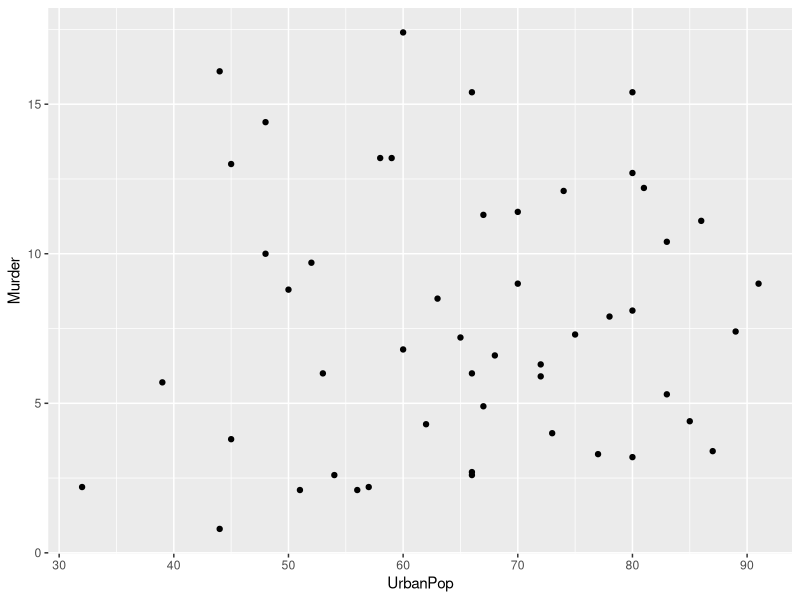
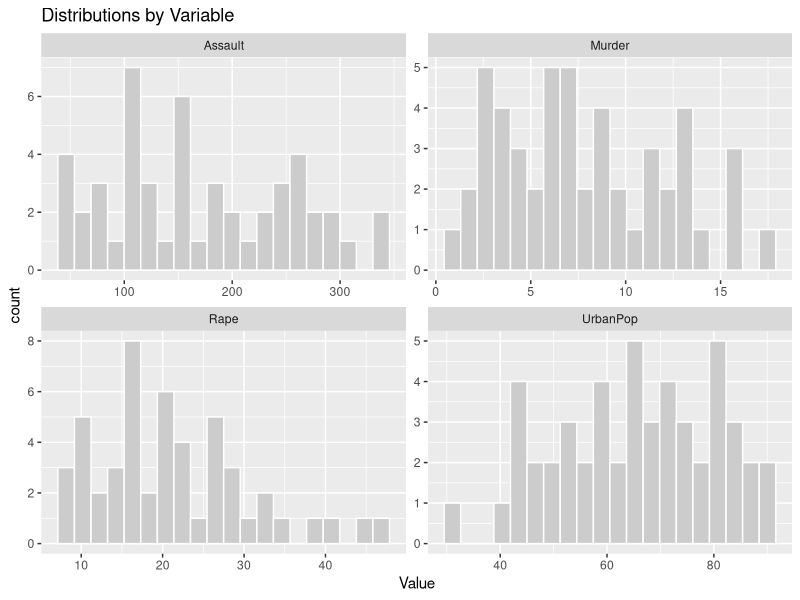
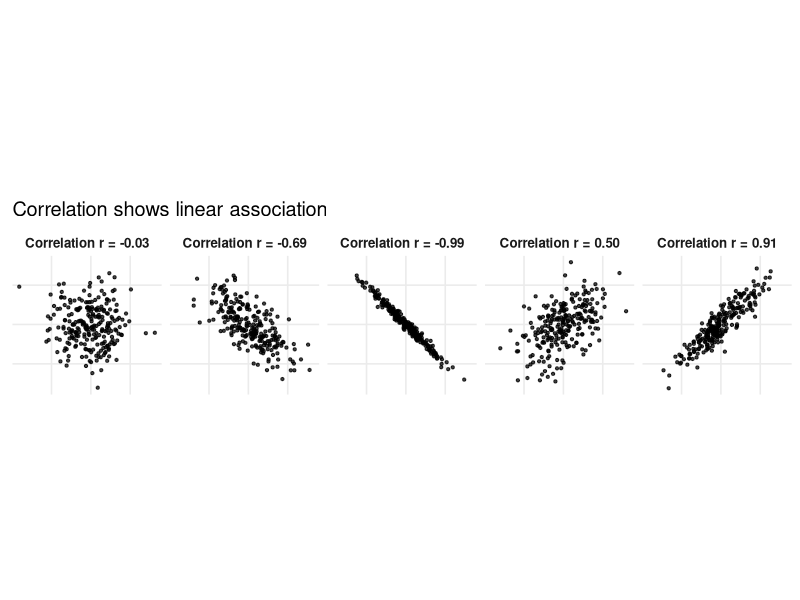
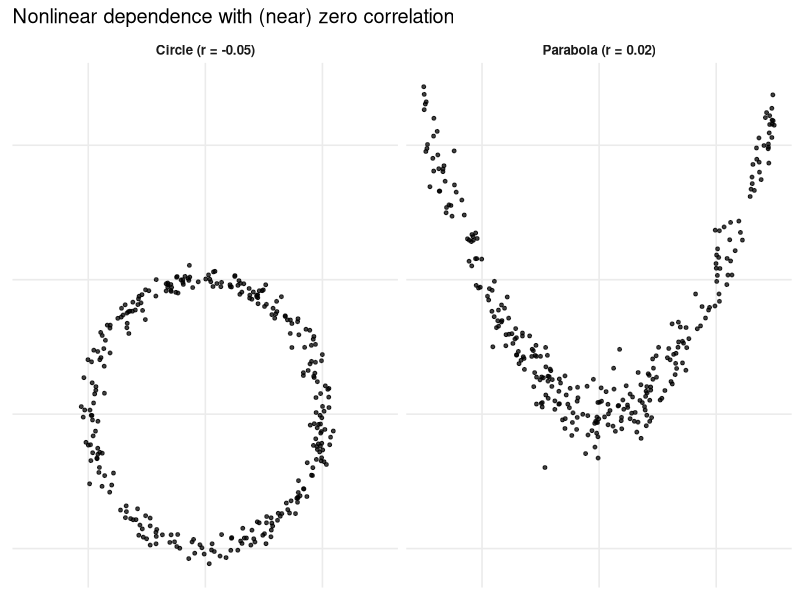
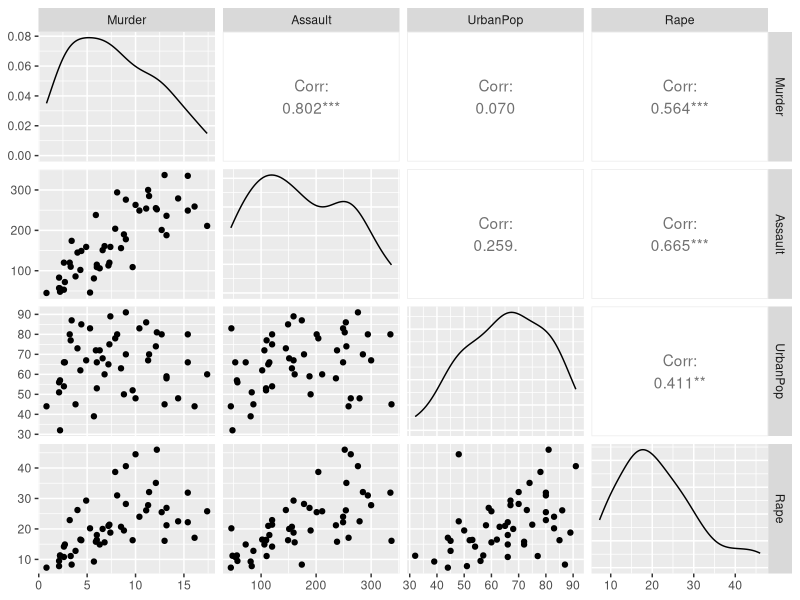
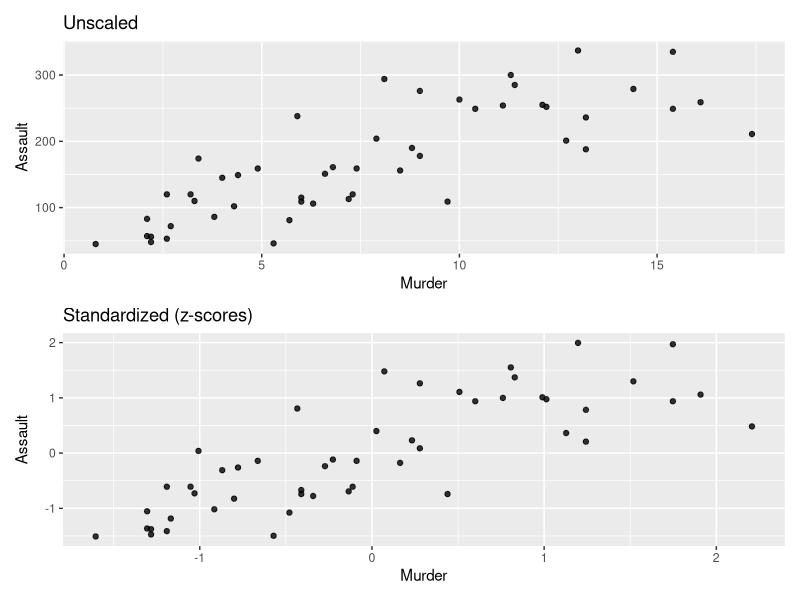
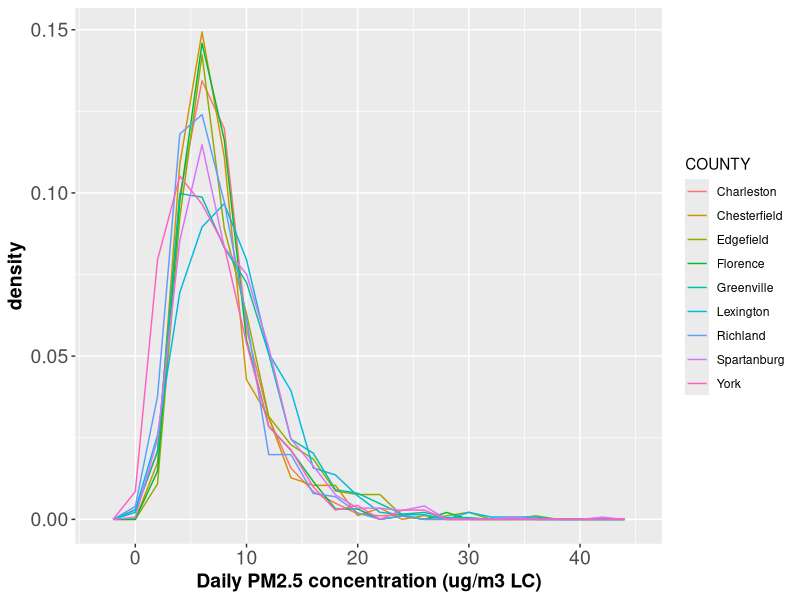
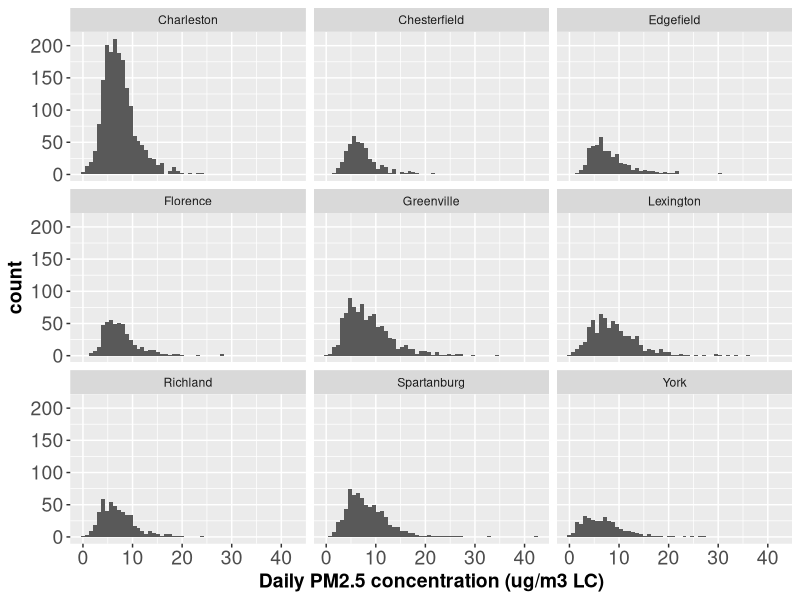

These figures' R source, in order:
## ---- chunk 1
# Preload some packages
knitr::opts_chunk$set(echo = TRUE, message=FALSE)
library(ggplot2)
library(dplyr)
## ---- chunk 2
#| code-summary: R Working Environment 
# load packages 
library(ggplot2)
library(tidyr)
library(dplyr)
library(readr)
library(lubridate)

sessionInfo()
## ---- chunk 3
# Numeric, logical, character types
3.14159             # numeric
T                   # logical, can also be TRUE
F                   # logical, can also be FALSE 
"Stat 4750/5750"    # character

# Basic arithmetic operators
1 + 2
20 - 3
2 * 6
4 / 3
2 ^ 4
-3.14
(1 + 2) * (3 / 4)  # use parenthesis
2 == 1

# Vector
c()  # empty vector
c(1, 2, 3, 4)
1:4

# Look up the function help, 3 ways:
# Following 3 ways work for most functions
          # 1. search in help pane
?sum      # 2. use ?
sum(1:4)  # 3. move your cursor to the function, then press F1, the easiest way

# The 3rd way doesn't work for functions having some symbols, like +, ==, %*%
          # 1. search in help pane
?`+`      # 2. use ? but wrap the symbol with ``
## ---- chunk 4
# Assignment operator <-

# Numeric class
mynumbers <- 5:12
mynumbers
mynumbers + 2
mynumbers * 10

typeof(mynumbers)      # type of an object
is.numeric(mynumbers)  # check if is numeric (both integer and double type are numeric)
is.vector(mynumbers)   # check if is vector
length(mynumbers)      # length of an object

# Character class
mytext <- c("hello", "class", "four") 
mytext
typeof(mytext)
is.numeric(mytext)
is.character(mytext)
is.character(mynumbers)
is.vector(mytext)
length(mytext)

# Logical class
mylogic <- c(TRUE, FALSE, TRUE, TRUE)
typeof(mylogic)

# Factor class
gender <- c("male", "female", "female", "female", "male") 
gender
is.vector(gender)
is.character(gender)
is.vector(gender)
is.factor(gender)

genderf <- factor(gender)
genderf
is.character(genderf)
is.factor(genderf)

summary(mynumbers)  # numeric: 5-number summary
summary(mylogic)    # logical: count how many T and F
summary(mytext)     # character:
summary(genderf)    # factor: count the frequency

# List class
mylist <- list(1, "ABC", FALSE)
mylist
is.vector(mylist)
is.list(mylist)
length(mylist)
## ---- chunk 5
# All elements should be the same type
mydata <- matrix(c(140, 120, 160, 145, 125, 65, 60, 63, 66, 61), ncol = 2, byrow = FALSE) 
mydata
dim(mydata)  # dimensions

colnames(mydata) <- c("Weight.lbs", "Height.in")
rownames(mydata) <- c("a", "b", "c", "d", "e")
mydata
summary(mydata)  # summary of each column
## ---- chunk 6
#| code-summary: Data Frames
# Different columns can have different types
df <- data.frame(Weight.lbs = c(140, 120, 160, 145, 125, 180, 165),
                 Height.in = c(65, 60, 63, 66, 61, 70, 68),
                 Gender = c(rep("Female", 5), rep("Male", 2)), stringsAsFactors = T)
df
dim(df)
head(df)     # the first 6 rows
summary(df)  # summary of each column
str(df)      # structure of the data frame
## ---- chunk 7
#| code-summary: tibble 
# install.packages("tibble")
library(tibble)
# create a tibble from an existing object
as_tibble(df) 

# create a new tibble 
tibble(x=1:5, 
       y=1.0,
       z=x^2+y)

# define a row-by-row tibble
tribble(
  ~x, ~y, ~z,
  "a", 2, 1,
  "b", 3, 4
)
## ---- chunk 8
mydata[, 1]                     # extract the first column
mydata[1, ]                     # extract the first row
mydata[1:2, ]                   # extract the first two rows
mydata[3, 2]                    # extract the element in the third row and the second column
df[seq(1, 7, 2), ]              # extract every second row
seq(1, 7, 2)
subset(df, Gender == "Male")    # select based on value

t(mydata)                       # transpose of matrix
mydata[, 1] * mydata[, 2]       # element-wise multiplication
mydata %*% t(mydata)            # matrix multiplication
## ---- chunk 9
library(ggplot2)
data("USArrests")
dat = USArrests %>% as_tibble()
dat %>% 
  ggplot(aes(x=UrbanPop, y=Murder)) + 
  geom_point()

## ---- chunk 10
dat_long = dat %>%
  tidyr::pivot_longer(1:4,names_to = "Variable", values_to = "Value") 
head(dat_long)

# faceted histogram
ggplot(dat_long, aes(Value)) + 
  geom_histogram(bins=20, fill="grey80", color="white") + 
  facet_wrap(~Variable, scales="free") + 
  labs(title = "Distributions by Variable")
## ---- chunk 11
#| code-summary: "R Code: Data Organization"
X = as.matrix(USArrests)
dim(X)
## ---- chunk 12
#| code-summary: "R Code: Matrix Transpose"
t(X[1:5,])
## ---- chunk 13
#| code-fold: false
# load built-in US crime rates data
data("USArrests") 
dat = USArrests 
head(dat)
## ---- chunk 14
#| code-summary: "Sample mean"
mu = colMeans(dat)
mu 

library(dplyr)
dat %>% 
  summarise(across(where(is.numeric), mean))
## ---- chunk 15
#| code-summary: "Sample variance"
s2 = apply(dat, 2, var)
s2 

# using dplyr
dat %>% 
  summarise(across(where(is.numeric), var))
## ---- chunk 16
#| code-summary: Sample standard deviation
# compute standard deviation from data 
s = apply(dat, 2, sd)  
# or from sample variance 
s = sqrt(s2)
s 
## ---- chunk 17
#| code-summary: Sample covariance
n = nrow(dat)
s_jk = 1/(n-1) * sum((dat[,1] - mu[1]) * (dat[,2] - mu[2]))
s_jk 
## ---- chunk 18
#| code-summary: Sample correlation
r_jk = s_jk / sqrt(s2[1] * s2[2])
## ---- chunk 19
#| fig-width: 8
#| fig-height: 2
#| fig.align: center
#| fig.margin: false
# ---- Setup ----
set.seed(1)
library(MASS)      # for mvrnorm
library(dplyr)
library(ggplot2)

# ---- Helper: simulate BVN with given correlation ----
sim_bvn <- function(n_samples = 200, rho = 0, mean_vec = c(0, 0)) {
  n_vars <- 2
  Sigma <- matrix(rho, nrow = n_vars, ncol = n_vars)
  diag(Sigma) <- 1
  xy <- as.data.frame(MASS::mvrnorm(n = n_samples, mu = mean_vec, Sigma = Sigma))
  names(xy) <- c("x", "y")
  xy
}

# ---- Simulate panels at different correlations ----
target_rhos <- c(-0.99, -0.7, 0, 0.5, 0.9)

df <- lapply(target_rhos, function(rho) {
  dd <- sim_bvn(n_samples = 250, rho = rho)
  dd$rho_target <- rho
  dd
}) |>
  bind_rows() |>
  group_by(rho_target) |>
  mutate(r_hat = cor(x, y)) |>
  ungroup() |>
  mutate(panel_lab = sprintf("Correlation r = %.2f", r_hat))

# ---- Plot panels ----
p_corr <- ggplot(df, aes(x, y)) +
  geom_point(size = .8, alpha = 0.75) +
  coord_equal() +
  facet_wrap(~ panel_lab, nrow = 1) +
  labs(x = NULL, y = NULL,
       title = "Correlation shows linear association") +
  theme_minimal(base_size = 12) +
  theme(
    panel.grid.minor = element_blank(),
    strip.text = element_text(face = "bold"),
    axis.text = element_blank(),
    axis.ticks = element_blank()
  )

p_corr

## ---- chunk 20
#| fig-width: 5
#| fig-height: 3
#| fig.align: center
#| fig.margin: false
set.seed(2)
n_samples <- 300

# Circle (dependent, r ~ 0)
theta <- runif(n_samples, 0, 2*pi)
r0 <- 1
x_c <- r0 * cos(theta) + rnorm(n_samples, 0, 0.05)
y_c <- r0 * sin(theta) + rnorm(n_samples, 0, 0.05)
circle <- data.frame(x = x_c, y = y_c,
                     ex = sprintf("Circle (r = %.2f)", cor(x_c, y_c)))

# Parabola (dependent, r ~ 0)
x_p <- runif(n_samples, -1.5, 1.5)
y_p <- x_p^2 + rnorm(n_samples, 0, 0.15)
parab <- data.frame(x = x_p, y = y_p,
                    ex = sprintf("Parabola (r = %.2f)", cor(x_p, y_p)))

nonlin <- bind_rows(circle, parab)

p_nonlin <- ggplot(nonlin, aes(x, y)) +
  geom_point(size = 1, alpha = 0.75) +
  facet_wrap(~ ex, nrow = 1) +
  labs(x = NULL, y = NULL,
       title = "Nonlinear dependence with (near) zero correlation") +
  theme_minimal(base_size = 12) +
  theme(
    panel.grid.minor = element_blank(),
    strip.text = element_text(face = "bold"),
    axis.text = element_blank(),
    axis.ticks = element_blank()
  )

p_nonlin

## ---- chunk 21
#| code-summary: "R Code: Sample Mean"
X = as.matrix(USArrests)
xbar = colMeans(X)
xbar 
## ---- chunk 22
#| code-summary: "R Code: Centered Data"
n = nrow(X) 
ones_n = matrix(1, n, ncol=1)
Xc = X - ones_n %*% t(xbar)
## ---- chunk 23
#| code-summary: "R Code: Sample Covariance"
S = cov(X) 
# or using matrix algebra
S_mat = t(Xc)%*%Xc/(n-1)
signif(cbind(S, S_mat),4)
## ---- chunk 24
#| code-summary: "R Code: Sample Correlation"
R = cor(X)
R
## ---- chunk 25
#| code-summary: "R Code: Pairwise Scatterplots and Correlations"

GGally::ggpairs(dat)
## ---- chunk 26
#| code-summary: "R Code: Standardized Data"

s_j = sqrt(diag(S))

Dsqrt = diag(1/s_j)

# using matrix algebra
Z =  (X -  matrix(1, nrow(X), 1) %*% matrix(xbar, 1)) %*% Dsqrt

# using scale function 
X_scaled = as.matrix(scale(X, center=TRUE, scale=TRUE))


# using mutate function
dat_scaled <- dat %>%
  mutate(across(everything(), ~ (.x - mean(.x)) / sd(.x)))

## ---- chunk 27
#| code-summary: "R Code: Plotting the Data"
p1 = ggplot(dat, aes(Murder, Assault)) + 
  geom_point(alpha=0.8) + 
  labs(title="Unscaled")

p2 = ggplot(dat_scaled, aes(Murder, Assault)) + 
  geom_point(alpha=.8) + 
  labs(title="Standardized (z-scores)")

patchwork::wrap_plots(p1, p2, ncol=1)
## ---- chunk 28
#| code-summary: "View Solution"
dat = matrix(c(140, 120, 160, 145, 125, 
               65, 60, 63, 66, 61), 
             ncol = 2, byrow = FALSE) 
## ---- chunk 29
#| code-summary: "View Solution"
dat # or print(dat) 
## ---- chunk 30
#| code-summary: "View Solution"

colnames(dat) = c("weight.lbs", "Height.in")
dat 
## ---- chunk 31
#| code-summary: "View Solution"
df = data.frame(
  Weight.lbs = c(140, 120, 160, 145, 125,
       180, 165), 
  Height.in = c(65, 60, 63, 66, 61, 70, 68),
  Gender = c(rep("Female", 5), rep("Male", 2))
  ) 

df
## ---- chunk 32
#| code-summary: "View Solution"
dim(df)
nrow(df)
ncol(df)
## ---- chunk 33
#| code-summary: "View Solution"
summary(df)
## ---- chunk 34
#| code-summary: "View Solution"
dat[1,]
dat[,2]
## ---- chunk 35
#| code-summary: "View Solution"
dat[1:2,]
## ---- chunk 36
#| code-summary: "View Solution"
dat[c(1,3,5), ]
## ---- chunk 37
#| code-summary: "View Solution"
subset(df, Gender=="Male")
## ---- chunk 38
#| code-summary: "View Solution"
A = matrix(c(3,1,2,4), ncol=2)
A
## ---- chunk 39
#| code-summary: "View Solution"
B = matrix(c(1,2,3,4), ncol=2)
A %*% B 
B %*% A 
## ---- chunk 40
#| code-summary: "View Solution"
solve(A)
## ---- chunk 41
#| code-summary: "View Solution"

my_solver <- function(A, b){
  x = solve(A, b)
  return(x)
}

A = matrix(c(5,1,1,6), ncol=2)
n = nrow(A)
b = rnorm(n,1)
x1 = my_solver(A, b)
sum((A%*%x1-b)^2)
## ---- chunk 42
library(readr)
library(lubridate)

df = read_csv("AQSdata.csv")
head(df)

theme_mat = theme(axis.text = element_text(size = 14),
                  axis.title = element_text(size = 14, face = "bold"))
df = rename(df, PM2.5 = `Daily Mean PM2.5 Concentration`)
ggplot(df) +
  geom_freqpoly(aes(
    x = PM2.5,
    y = after_stat(density),
    color = COUNTY
  ), binwidth = 2) +
  xlab("Daily PM2.5 concentration (ug/m3 LC)") +
  theme_mat

ggplot(df) +
  geom_histogram(aes(x = PM2.5), binwidth = .8) +
  facet_wrap(~ COUNTY, ncol = 3) +
  xlab("Daily PM2.5 concentration (ug/m3 LC)") +
  theme_mat

ggplot(df) +
  geom_boxplot(aes(x = COUNTY, y = PM2.5)) +
  xlab("County") +
  ylab("Daily PM2.5 concentration (ug/m3 LC)") +
  theme_mat

ggplot(df) +
  geom_boxplot(aes(x = reorder(COUNTY, PM2.5, FUN = median), 
                   y = PM2.5)) +
  xlab("County") +
  ylab("Daily PM2.5 concentration (ug/m3 LC)") +
  theme_mat

df1 = df
df1$`Site ID` =  as.factor(df$`Site ID`)
ggplot(df1) +
  geom_freqpoly(aes(x = PM2.5, color = `Site ID`), binwidth = 2) +
  xlab("Daily PM2.5 concentration (ug/m3 LC)") +
  theme_mat

df1 %>%
  filter(`Site ID` == 450190048) %>%
  ggplot() +
  geom_line(aes(x = mdy(Date), y = PM2.5)) +
  labs(x = "Time", y = "Daily PM2.5 concentration (ug/m3 LC)") + 
  theme_mat

df1 %>%
  ggplot() +
  geom_line(aes(x = mdy(Date), y = PM2.5, color = `Site ID`)) +
  labs(x = "Time", y = "Daily PM2.5 concentration (ug/m3 LC)") + 
  theme_mat

g <- df1 %>%
  ggplot() +
  geom_line(aes(x = mdy(Date), y = PM2.5)) +
  facet_wrap(~ `Site ID`, ncol = 2) +
  labs(x = "Time", y = "Daily PM2.5 concentration (ug/m3 LC)") + 
  theme_mat
print(g)

g + theme(axis.text.x = element_text(angle = 45))
## ---- chunk 43
library(dplyr)

df %>%
  filter(COUNTY == "Greenville")

df %>%
  mutate(Date = mdy(Date), YM = format_ISO8601(Date, precision = "ym")) %>%
  filter(COUNTY == "Greenville", YM == "2021-08")

df %>%
  mutate(Date = mdy(Date), YM = format_ISO8601(Date, precision = "ym")) %>%
  filter(COUNTY == "Greenville", YM == "2021-08") %>%
  dplyr::select(PM2.5, Date, SITE_LATITUDE, SITE_LONGITUDE)

df %>%
  dplyr::select(PM2.5, SITE_LATITUDE, SITE_LONGITUDE) %>%
  pivot_longer(
    cols = c("SITE_LATITUDE", "SITE_LONGITUDE"),
    names_to = "variable",
    values_to = "value"
  ) %>%
  ggplot(aes(x = value, y = PM2.5)) +
  geom_point() +
  facet_wrap( ~ variable, scale = "free") +
  xlab("") +
  ylab("Daily PM2.5 concentration (ug/m3 LC)") +
  theme_mat


